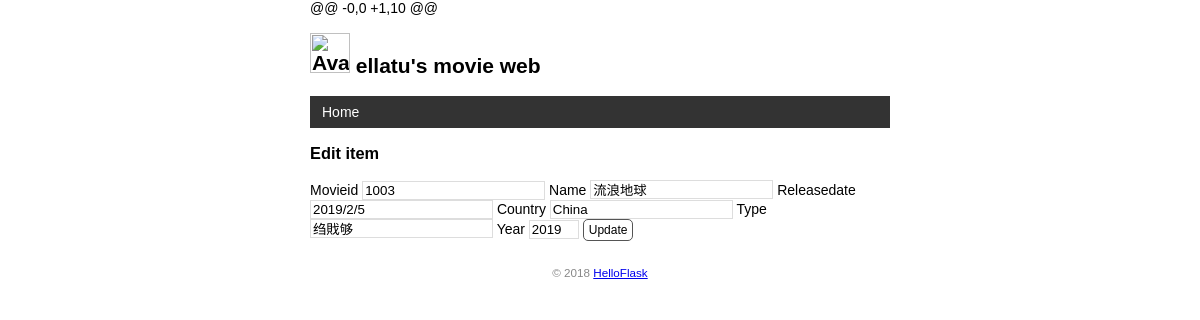
The app's page /movie/edit/1003 with its own data.
### app.py (models this page shows)
class User(db.Model):  # 表名将会是 user（自动生成，小写处理）
    id = db.Column(db.Integer, primary_key=True)  # 主键
    name = db.Column(db.String(20))  # 名

class  Movie(db.Model):  # 表名将会是movie_info（自动生成，小写处理）
    movieid = db.Column(db.String(10), primary_key=True)  # 主键
    title = db.Column(db.String(20))  # 名字
    releasedate = db.Column(db.String(20))  # 时间日期
    country = db.Column(db.String(20))  # 国家
    Type = db.Column(db.String(10))  # 类型
    year = db.Column(db.String(4))  # 年份

### app.py (the view, shortened to what this page needs)
@app.route('/movie/edit/<int:movie_id>', methods=['GET', 'POST'])
def edit(movie_id):
    movie = Movie.query.get_or_404(movie_id)
    return render_template('edit.html', movie=movie)

### app.py (called while the page is built)
@app.context_processor
def inject_user():
    user = User.query.first()
    return dict(user=user)

### templates/edit.html (shortened to what this page needs)
{% extends 'base.html' %}
{% block content %}
<h3>Edit item</h3>
<form method="post">
    Movieid <input type="text" name="movieid" autocomplete="off" required value="{{ movie.movieid}}">
    Name <input type="text" name="title" autocomplete="off" required value="{{ movie.title }}">
    Releasedate <input type="text" name="releasedate" autocomplete="off" required value="{{ movie.releasedate }}">
    Country <input type="text" name="country" autocomplete="off" required  value="{{ movie.country }}">
    Type <input type="text" name="Type" autocomplete="off" required value="{{ movie.Type}}">
    Year <input type="text" name="year" autocomplete="off" required value="{{ movie.year }}">
    <input class="btn" type="submit" name="submit" value="Update">
</form>
{% endblock %}

### templates/base.html (shortened to what this page needs)
<!DOCTYPE html>
<html lang="en">
<head>
    {% block head %}
    <link rel="stylesheet" href="{{ url_for('static', filename='style.css') }}" type="text/css">
    {% endblock %}
</head>
<body>
    <h2>
        <img alt="Avatar" class="touxiang" src="{{ url_for('static', filename='images/touxiang.png') }}">
        {{ user.name }}'s movie web
    </h2>
    <nav>
        <ul>
            <li><a href="{{ url_for('index') }}">Home</a></li>
        </ul>
    </nav>
    {% block content %}{% endblock %}
    <footer>
        <small>&copy; 2018 <a href="http://helloflask.com/tutorial">HelloFlask</a></small>
	</footer>
</body>
</html>

### static/style.css (style rules this page uses)
body { margin: auto; max-width: 580px; font-size: 14px; font-family: Helvetica, Arial, sans-serif; }
input[type=submit] { font-family: inherit; }
input[type=text] { border: 1px solid #ddd; }
input[name=year] { width: 50px; }
.btn { font-size: 12px; padding: 3px 5px; text-decoration: none; cursor: pointer; background-color: white; color: black; border: 1px solid #555555; border-radius: 5px; }
nav ul { list-style-type: none; margin: 0; padding: 0; overflow: hidden; background-color: #333; }
nav li { float: left; }
nav li a { display: block; color: white; text-align: center; padding: 8px 12px; text-decoration: none; }
.touxiang { width: 40px; }
footer { color: #888; margin-top: 15px; text-align: center; padding: 10px; }

### records on screen
User: name "ellatu"
Movie: movieid "1003", title "流浪地球", releasedate "2019/2/5", country "China", Type "绉戝够", year "2019"
